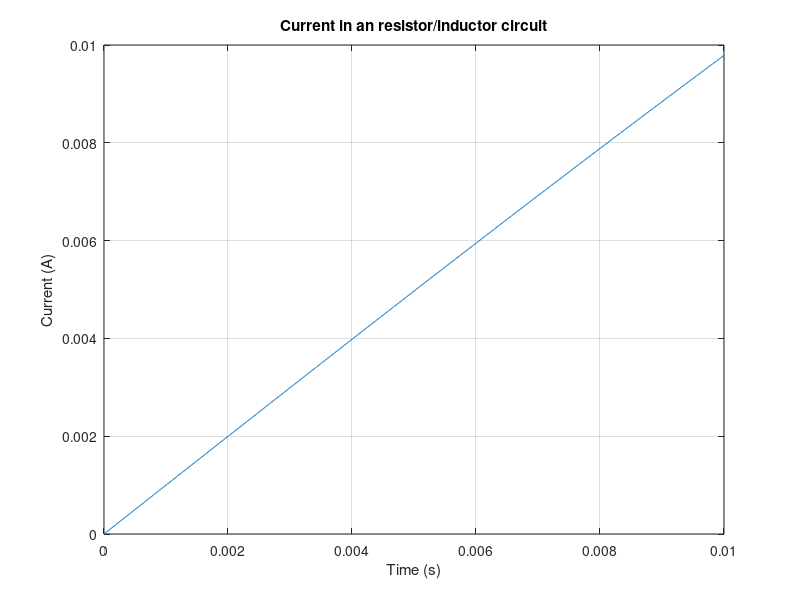

The MATLAB script that drew this image:
% current_RL.m
% Calculation of current in a resistor/inductor circuit
%
% Craig Warren, 08/07/2010

% Variable dictionary
% v0       voltage (V)
% f        frequency (Hz)
% omega    angular frequency (Rads/s)
% t        vector to hold time
% R        resistance (Ohms)
% L        inductance (H)
% Z        impedance (Ohms)

clear all;  % Clear all variables from workspace
clc;    % Clear command window

% Gather information from user
v0 = input('Please input voltage (V): ');
f = input('Please input frequency (Hz): ');
R = input('Please input resistance (Ohms): ');
L = input('Please input inductance (H): ');

% Create time vector
t = linspace(0,0.01,1000);

% Convert frequency to angular frequency
omega = 2*pi*f;

% Calculate impedance Z
Z = R + j*omega*L;

% Calculate angle phi
phi = atan((omega*L)/R);

% Calculate time-varying current
I = (v0/abs(Z)) * (cos(omega*t - phi) - exp(-(t*R)/L).*cos(phi));

% Plot current against time
plot(t,I), grid on, xlabel('Time (s)'), ylabel('Current (A)'), ...
    title('Current in an resistor/inductor circuit')
